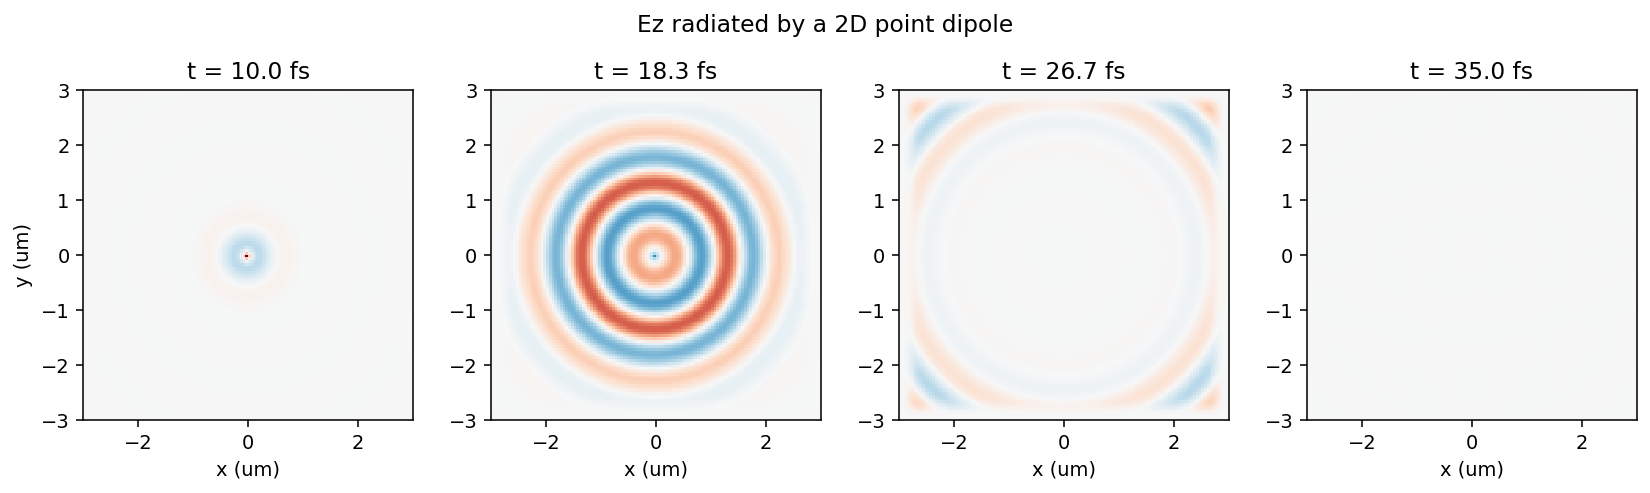

Source code (Python):
"""Example 2: 2D point dipole radiating in vacuum.

A z-polarised electric dipole in the centre of a 2D xy domain emits cylindrical
waves. CPML on all four sides absorbs them with negligible reflection.
"""
import matplotlib
matplotlib.use("Agg")
import matplotlib.pyplot as plt
import numpy as np
import photonfdtd as pf

lam0 = 1.0e-6
freq0 = pf.C_0 / lam0
dx = lam0 / 20
L = 6e-6

grid = pf.Grid(size=(L, L), cell_size=dx, pml_layers=(12, 12, 0))
src = pf.PointDipole(
    position=(0.0, 0.0), component="Ez",
    waveform=pf.GaussianPulse(freq0=freq0, fwhm=8e-15),
)
mon = pf.FieldMonitor(
    name="snap", components=("Ez",),
    times=np.linspace(10e-15, 35e-15, 4).tolist(),
)
sim = pf.Simulation(grid, sources=[src], monitors=[mon], run_time=40e-15)
res = sim.run()

Ez = res.fields["snap"]["Ez"][..., 0]                    # (n_frames, nx, ny)
times_fs = res.monitor_times["snap"] * 1e15
x_um = grid.coords[0] * 1e6
y_um = grid.coords[1] * 1e6

vmax = np.abs(Ez).max()
fig, axes = plt.subplots(1, len(times_fs), figsize=(3.0 * len(times_fs), 3.2))
for ax, frame, t in zip(axes, Ez, times_fs):
    im = ax.pcolormesh(
        x_um, y_um, frame.T,
        cmap="RdBu_r", vmin=-vmax, vmax=vmax, shading="auto",
    )
    ax.set_title(f"t = {t:.1f} fs")
    ax.set_aspect("equal")
    ax.set_xlabel("x (um)")
axes[0].set_ylabel("y (um)")
fig.suptitle("Ez radiated by a 2D point dipole", y=1.02)
fig.tight_layout()
out = "02_2d_dipole.png"
fig.savefig(out, dpi=140, bbox_inches="tight")
print(f"saved {out}")
